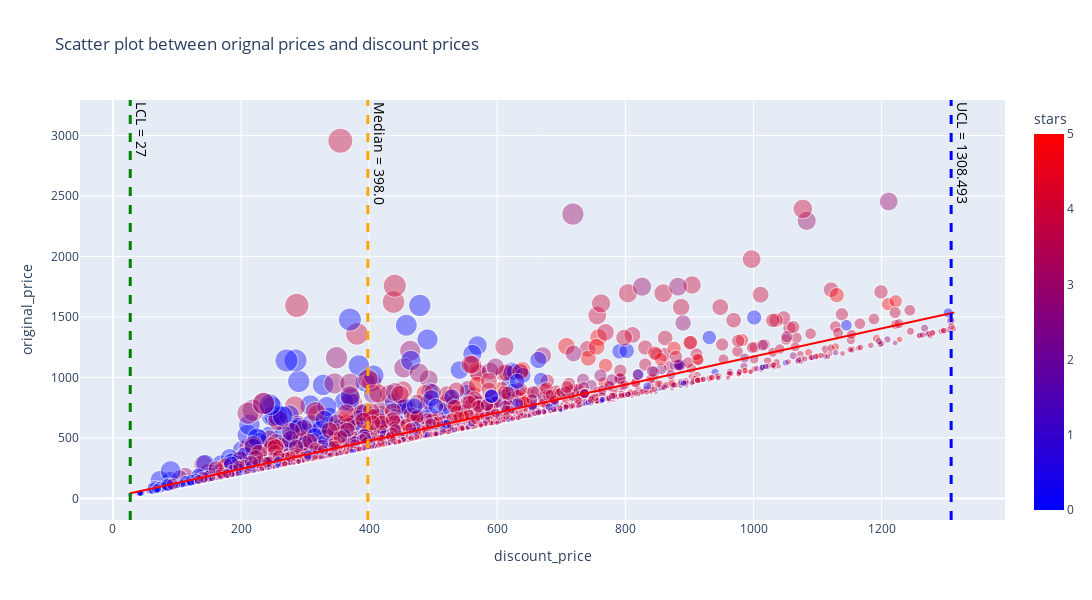

The cell this chart's notebook holds for it:
### Code cell
# 7. correlaction between original price and discount price

def create_vline(x_coordinate, annotation_text, line_dash, line_color = 'orange'):
    '''Draw verticallines on given plot by using plotly'''

    v_line = fig.add_vline(x = x_coordinate, 
        line_width=3, 
        line_color=line_color,  
        line_dash = 'dash',
        annotation_text=annotation_text, 
        annotation_position  = 'top right'
    )

    return v_line

# create mediana 'discount_price' column
hotels_with_discount_price_median = round(hotels_with_discount_price['discount_price'].median(),3)
mediana_discount_price = create_vline(x_coordinate=hotels_with_discount_price_median, annotation_text = f'Median = {hotels_with_discount_price_median}', line_dash = 'dash')

# create lower control limit
LCL = round(hotels_with_discount_price['discount_price'].median() - 3 * hotels_with_discount_price['discount_price'].std(),3)
if LCL < 0:
    LCL = hotels_with_discount_price['discount_price'].min()
lcl_discount_price = create_vline(x_coordinate=LCL, annotation_text =  f'LCL = {LCL}', line_dash = 'dash', line_color='green')

# create upper control Limit
UCL = round(hotels_with_discount_price['discount_price'].median() + 3 * hotels_with_discount_price['discount_price'].std(),3)

# detect outliers in this sample
df_outilers = hotels_with_discount_price[hotels_with_discount_price['discount_price'] > UCL]
hotel_prices_lcl_ucl = pd.concat([hotels_with_discount_price, df_outilers, df_outilers]).drop_duplicates(keep=False)

# again calculate upper control limit 
UCL = round(hotel_prices_lcl_ucl['discount_price'].median() + 3 * hotels_with_discount_price['discount_price'].std(),3)
print(UCL)
ucl_discount_price = create_vline(x_coordinate=UCL, annotation_text = f'UCL = {UCL}', line_dash = 'dash', line_color='blue')

fig.layout.update(
    annotations=[dict(
          align = "left",
          textangle=90,
          font=dict(
            size=14,
            color="black"
            )
        )
    ]

)
fig.show()

# draw a scatter plot which represent correlaction between original price and discount price
fig = px.scatter(hotel_prices_lcl_ucl, 
        x="discount_price", 
        y = 'original_price', 
        color= 'stars',
        size = 'percentage_discount',
        size_max=25,
        opacity=0.4,
        trendline='ols',
        trendline_color_override="red",
        title="Scatter plot between orignal prices and discount prices",
        width=1100,
        height=600,
        
        color_continuous_scale='Bluered'
)

### Figure 1 — Plotly figure (JSON) as saved in the notebook; plotly's stock layout.template omitted (floating-point values rounded to 4 significant figures; data arrays with more than 128 entries replaced by an {"elided": "..."} marker saying what was removed)
{"data": [{"hovertemplate": "discount_price=%{x}<br>original_price=%{y}<br>percentage_discount=%{marker.size}<br>stars=%{marker.color}<extra></extra>", "legendgroup": "", "marker": {"color": {"elided": "3207 int values"}, "coloraxis": "coloraxis", "opacity": 0.4, "size": {"elided": "3207 float values"}, "sizemode": "area", "sizeref": 0.1408, "symbol": "circle"}, "mode": "markers", "name": "", "showlegend": false, "type": "scattergl", "x": {"elided": "3207 int values"}, "xaxis": "x", "y": {"elided": "3207 int values"}, "yaxis": "y"}, {"hovertemplate": "<b>OLS trendline</b><br>original_price = 1.16158 * discount_price + 10.9677<br>R<sup>2</sup>=0.808028<br><br>discount_price=%{x}<br>original_price=%{y} <b>(trend)</b><extra></extra>", "legendgroup": "", "line": {"color": "red"}, "marker": {"symbol": "circle"}, "mode": "lines", "name": "", "showlegend": false, "type": "scattergl", "x": {"elided": "3207 int values"}, "xaxis": "x", "y": {"elided": "3207 float values"}, "yaxis": "y"}], "layout": {"annotations": [{"align": "left", "font": {"color": "black", "size": 14}, "showarrow": false, "text": "Median = 398.0", "textangle": 90, "x": 398, "xanchor": "left", "xref": "x", "y": 1, "yanchor": "top", "yref": "y domain"}, {"align": "left", "font": {"color": "black", "size": 14}, "showarrow": false, "text": "LCL = 27", "textangle": 90, "x": 27, "xanchor": "left", "xref": "x", "y": 1, "yanchor": "top", "yref": "y domain"}, {"align": "left", "font": {"color": "black", "size": 14}, "showarrow": false, "text": "UCL = 1308.493", "textangle": 90, "x": 1308.0, "xanchor": "left", "xref": "x", "y": 1, "yanchor": "top", "yref": "y domain"}], "coloraxis": {"colorbar": {"title": {"text": "stars"}}, "colorscale": [[0, "rgb(0,0,255)"], [1, "rgb(255,0,0)"]]}, "height": 600, "legend": {"itemsizing": "constant", "tracegroupgap": 0}, "shapes": [{"line": {"color": "orange", "dash": "dash", "width": 3}, "type": "line", "x0": 398, "x1": 398, "xref": "x", "y0": 0, "y1": 1, "yref": "y domain"}, {"line": {"color": "green", "dash": "dash", "width": 3}, "type": "line", "x0": 27, "x1": 27, "xref": "x", "y0": 0, "y1": 1, "yref": "y domain"}, {"line": {"color": "blue", "dash": "dash", "width": 3}, "type": "line", "x0": 1308.0, "x1": 1308.0, "xref": "x", "y0": 0, "y1": 1, "yref": "y domain"}], "title": {"text": "Scatter plot between orignal prices and discount prices"}, "width": 1100, "xaxis": {"anchor": "y", "domain": [0, 1], "title": {"text": "discount_price"}}, "yaxis": {"anchor": "x", "domain": [0, 1], "title": {"text": "original_price"}}}}
